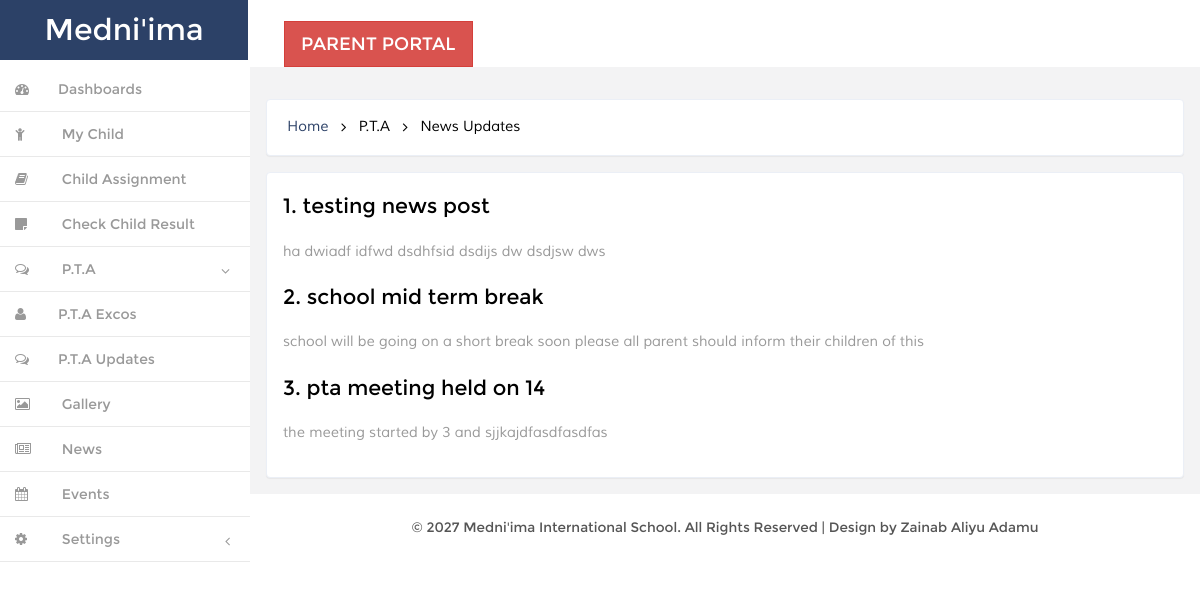
The page /parent/pta-news.php (signed in) on the database its author committed.
### tables this page shows
CREATE TABLE IF NOT EXISTS `tblptanews` (
  `id` int(11) NOT NULL,
  `title` varchar(250) NOT NULL,
  `content` text NOT NULL,
  `image` text NOT NULL,
  `date` datetime NOT NULL,
  `last_update` timestamp NOT NULL DEFAULT CURRENT_TIMESTAMP ON UPDATE CURRENT_TIMESTAMP
);

### controller/header.php (called while the page is built, shortened)
<?php
require_once __DIR__ . '/config.php';
if(($db=="" || $db->connect_error))
{
    header("Location: /installation/");
}
else{
include __DIR__ . '/func.php';
$iSMartFUN = new Ismart_Controller($db);
}
?>

### controller/func.php (called while the page is built, shortened)
<?php
class Ismart_Controller {
	var $db;
	function __construct($db){
		$this->db = $db;
            	}
public function getTRows($table,$conditions = array()){
		$sql = 'SELECT ';
		$sql .= array_key_exists("select",$conditions)?$conditions['select']:'*';
		$sql .= ' FROM '.$table;
		if(array_key_exists("where",$conditions)){
			$sql .= ' WHERE ';
			$i = 0;
			foreach($conditions['where'] as $key => $value){
				$pre = ($i > 0)?' AND ':'';
				$sql .= $pre.$key." = '".$value."'";
				$i++;
			}
		}
		$result = $this->db->query($sql);
		if(array_key_exists("return_type",$conditions) && $conditions['return_type'] != 'all'){
			switch($conditions['return_type']){
				case 'single':
					$data = $result->fetch_object();
					break;
			}
		}else{
			if($result->num_rows > 0){
				while($row = $result->fetch_object()){
					$data[] = $row;
				}
			}
		}
		return !empty($data)?$data:false;
	}
}
?>

### parent/engine/tophead.php (called while the page is built, shortened)
<?php
if($_SESSION['plogin'] == ""){
ob_end_clean();
		$url=''.SITE_URL.'login';
        header("Location: $url");
        exit();
}else{
$get_parent_condition['where'] = array('id' =>$_SESSION['plogin']);
$get_parent_condition['return_type'] = 'single';
$parent_datail = $iSMartFUN->getTRows('tblparent',$get_parent_condition);
}
?>

### parent/pta-news.php (the view, shortened to what this page needs)
<?php
include ("engine/header.php");
include ("engine/tophead.php");
?>
   <div class="content-main">
		    <div class="banner">
		    	<h2>
			<a href="index.php">Home</a>
			<i class="fa fa-angle-right"></i>
				<span>P.T.A</span>
                <i class="fa fa-angle-right"></i>
                <span>News Updates</span>
				</h2>
		    </div>
    <div class="asked">
<?php
$pTAnews_list = $iSMartFUN->getTRows("tblptanews");
$cnt=1;
if($pTAnews_list)
{
foreach($pTAnews_list as $result)
{   ?>
			<div class="questions">
				<a href="pta-news-details.php?nid=<?php echo htmlentities($result->id);?>"><h5><?php echo htmlentities($cnt);?>. <?php echo htmlentities($result->title);?></h5></a>
	        	<p><?php echo htmlentities($result->content);?></p>
	        </div>
	<?php $cnt=$cnt+1;}} ?>
</div>
 </div>

### res/css/style.css (style rules this page uses)
h4, h5, h6, h1, h2, h3 { margin: 0; }
ul, ol { margin: 0;padding: 0; }
p { margin: 0; }
html, body { font-family:'Montserrat-Regular'; font-size: 100%; background:#F3F3F4; overflow-x: hidden; }
body a { transition:0.5s all; -webkit-transition:0.5s all; -moz-transition:0.5s all; -o-transition:0.5s all; -ms-transition:0.5s all; }
div#wrapper { background-color: #fff; }
.navbar-default.sidebar { background-color: #fff; }
h1 a.navbar-brand { color: #fff !important; font-size: 30px; font-weight: 500; padding: 20px 0px; background: #2c4167; text-align: center; width:248px; height: 60px; }
i.nav_icon { color: #fff; margin-right:6px; }
.sidebar ul li a { color: #999; font-size:14px; }
.hvr-bounce-to-right { display: inline-block; vertical-align: middle; -webkit-transform: translateZ(0); transform: translateZ(0); box-shadow: 0 0 1px rgba(0, 0, 0, 0); -webkit-backface-visibility: hidden; backface-visibility: hidden; -moz-osx-font-smoothing: grayscale; position: relative; -webkit-transition-property: color; transition-property: color; -webkit-transition-duration: 0.5s; transition-duration: 0.5s; }
.hvr-bounce-to-right:before { content: ""; position: absolute; z-index: -1; top: 0; left: 0; right: 80%; bottom: 0; background:#7f8c8d; -webkit-transform: scaleX(0); transform: scaleX(0); -webkit-transform-origin: 0 50%; transform-origin: 0 50%; -webkit-transition-property: transform; transition-property: transform; -webkit-transition-duration: 0.5s; transition-duration: 0.5s; -webkit-transition-timing-function: ease-out; transition-timing-function: ease-out; }
.nav > li > a { color: #999; font-weight:500; padding: 0px 20px 0px 0px; font-size: 0.85em; border-bottom: 1px solid #E9E9E9; }
.nav > li > a i { margin-right: 14px; }
i.nav_icon { color: #999; padding: 15px; width: 44px; height: 44px; }
span.fa.arrow { margin-top: 17px; }
@media (min-width: 768px) { #page-wrapper { position: inherit; margin: 0 0 0 240px; min-height: 1000px; } }
.content-main { background-color: #F3F3F4; padding-top: 1em; }
.full-top { float:left; }
.border-bottom { background-color: #fff; }
.full-left { float: left; width: 40%; margin-left: 3%; margin-top: 1.3em; }
.banner { background: #fff; display: block; margin: 0em 1em ; padding:1em; border: 1px solid #ebeff6; border-color: #ebeff6; border-radius: 4px; -webkit-border-radius: 4px; -o-border-radius: 4px; -moz-border-radius: 4px; -ms-border-radius: 4px; -webkit-box-shadow: 0 1px 1px rgba(0,0,0,.05); box-shadow: 0 1px 1px rgba(0,0,0,.05); }
.banner h2 { font-size:0.9em; }
.banner h2 a { color:#2c4167; text-decoration:none; font-family: 'Muli-Regular'; padding:0.3em ; }
.banner h2 span { color:#000; font-family: 'Muli-Regular'; padding:0.3em ; }
.banner h2 i { color:#000; vertical-align:middle; padding:0.3em ; }
.asked { padding: 1em; background: #fff; margin: 1em; border: 1px solid #ebeff6; border-radius: 4px; -webkit-border-radius: 4px; -o-border-radius: 4px; -moz-border-radius: 4px; -ms-border-radius: 4px; -webkit-box-shadow: 0 1px 1px rgba(0,0,0,.05); box-shadow: 0 1px 1px rgba(0,0,0,.05); }
.questions h5 { color: #000; font-size: 1.3em; line-height: 1.6em; }
.questions p { font-size: 0.9em; color: #999; padding:1em 0; line-height: 2em; font-family: 'Muli-Regular'; }
.btn { border-radius: 0px; outline: none; }
.copy { background:#fff; text-align:center; padding:1.5em 0; }
.copy p, .copy-right p { font-size:0.85em; color:#555; }

### res/css/custom.css (style rules this page uses)
#wrapper { width: 100%; }
#page-wrapper { min-height: 568px; }
@media (min-width:768px) { #page-wrapper { position: inherit; margin: 0 0 0 250px; } }
.sidebar .sidebar-nav.navbar-collapse { padding-right: 0; padding-left: 0; }
.sidebar .arrow { float: right; }
.sidebar .fa.arrow:before { content: "\f104"; }
.sidebar .active>a>.fa.arrow:before { content: "\f107"; }
.sidebar .nav-second-level li, .sidebar .nav-third-level li { border-bottom: 0!important; }
@media (min-width:768px) { .sidebar { z-index: 1; position: absolute; width: 250px; } }

### rows shown on the page
tblptanews: title "testing news post", content "ha dwiadf idfwd dsdhfsid dsdijs dw dsdjsw dws"
tblptanews: title "school mid term break", content "school will be going on a short break soon please all parent should inform their children of this"
tblptanews: title "pta meeting held on 14", content "the meeting started by 3 and sjjkajdfasdfasdfas"
